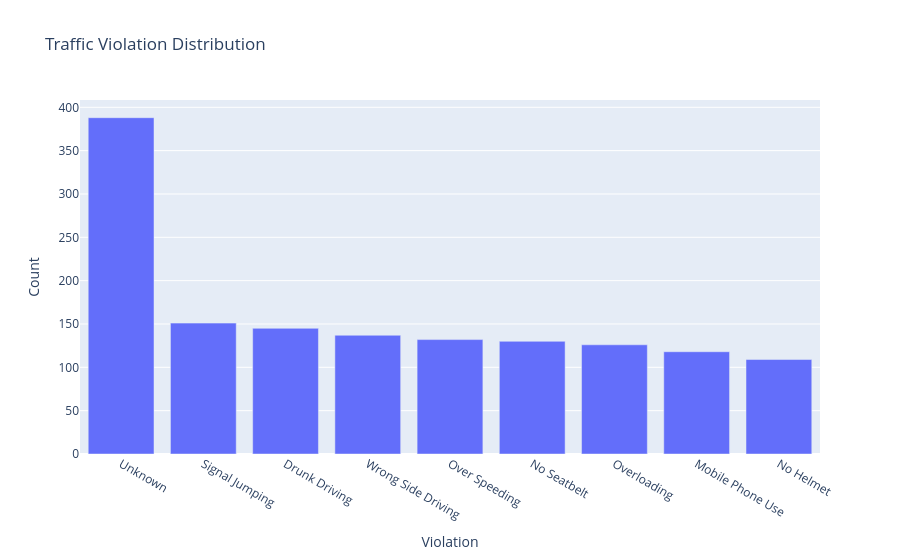

The notebook cell saved with this chart:
### Markdown cell above
## Traffic Violation Analysis

This analysis identifies the most common traffic violations associated with accidents.

### Code cell
violation_counts = df['Traffic_Violation'].value_counts().head(10)

fig = px.bar(
    x=violation_counts.index,
    y=violation_counts.values,
    labels={'x': 'Violation', 'y': 'Count'},
    title='Traffic Violation Distribution'
)

fig.show()

### Figure 1 — Plotly figure (JSON) as saved in the notebook; plotly's stock layout.template omitted (floating-point values rounded to 4 significant figures)
{"data": [{"hovertemplate": "Violation=%{x}<br>Count=%{y}<extra></extra>", "legendgroup": "", "marker": {"color": "#636efa", "pattern": {"shape": ""}}, "name": "", "orientation": "v", "showlegend": false, "textposition": "auto", "type": "bar", "x": ["Unknown", "Signal Jumping", "Drunk Driving", "Wrong Side Driving", "Over Speeding", "No Seatbelt", "Overloading", "Mobile Phone Use", "No Helmet"], "xaxis": "x", "y": [388, 151, 145, 137, 132, 130, 126, 118, 109], "yaxis": "y"}], "layout": {"barmode": "relative", "legend": {"tracegroupgap": 0}, "title": {"text": "Traffic Violation Distribution"}, "xaxis": {"anchor": "y", "domain": [0, 1], "title": {"text": "Violation"}}, "yaxis": {"anchor": "x", "domain": [0, 1], "title": {"text": "Count"}}}}
